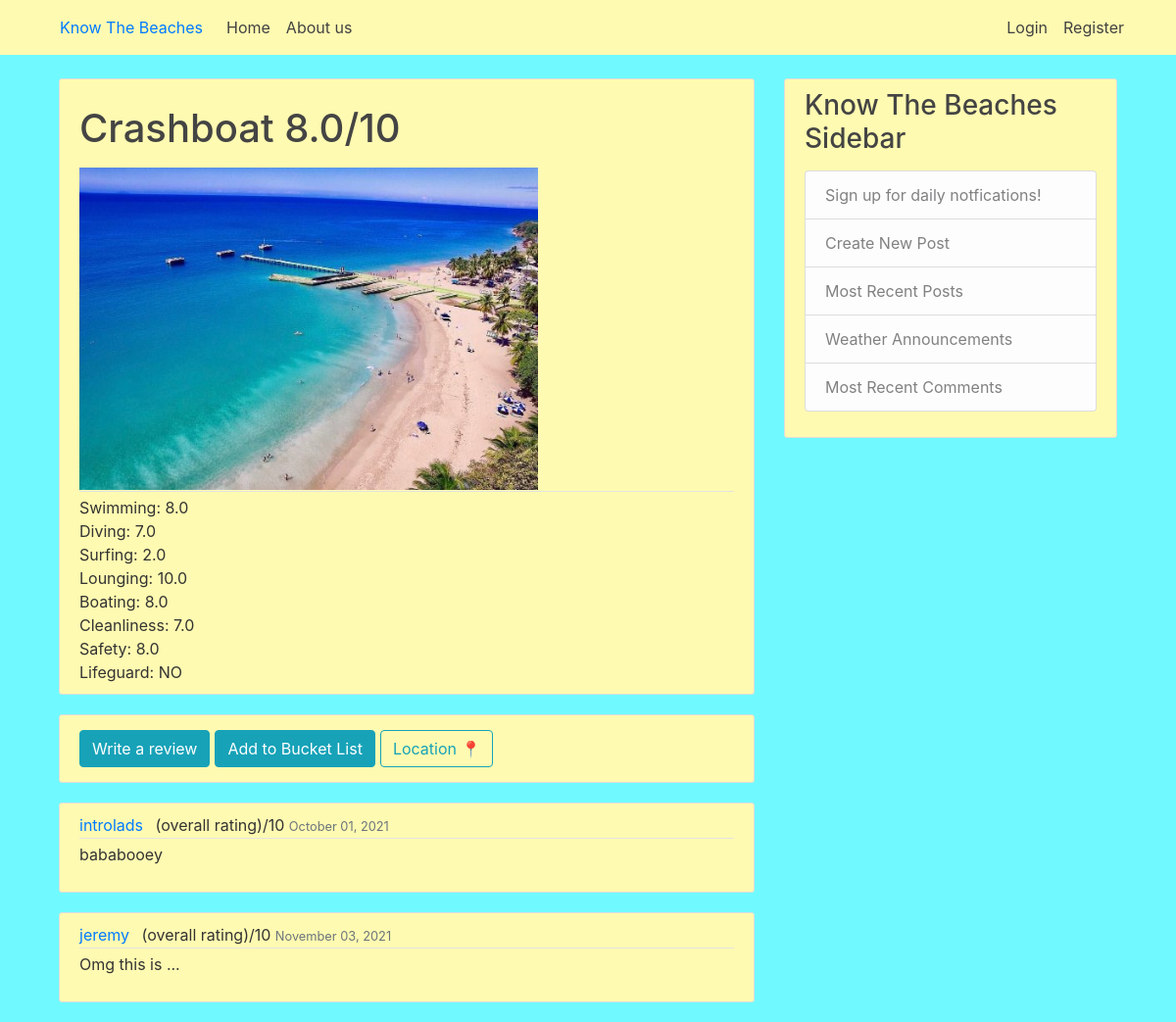
Page /beach/crashboat/ on the committed database.
### beach/models.py (models this page shows, shortened)
class Beach(models.Model):
    name = models.CharField(max_length = 60)
    img = models.ImageField(upload_to='beach_pic', null = True)
    region = models.CharField(max_length = 2, choices=CHOICE_REGIONS) # N, NE, E, SE, S, SW, W, NW
    overallRating = models.DecimalField(max_digits=3, decimal_places=1, null = True)
    swimRating = models.DecimalField(max_digits=3, decimal_places=1, null = True)
    diveRating = models.DecimalField(max_digits=3, decimal_places=1, null = True)
    surfRating = models.DecimalField(max_digits=3, decimal_places=1, null = True)
    loungeRating = models.DecimalField(max_digits=3, decimal_places=1, null = True)
    boatRating = models.DecimalField(max_digits=3, decimal_places=1, null = True)
    isCleanRating = models.DecimalField(max_digits=3, decimal_places=1, null = True)
    safetyRating = models.DecimalField(max_digits=3, decimal_places=1, null = True)
    lifeguardRating = models.CharField(max_length = 3, choices=CHOICE_AVAILABLE, default= 'No')
    def __str__(self):
        return self.name

class Comment(models.Model):
        content = models.TextField()
        date_posted = models.DateTimeField(default = timezone.now)
        author = models.ForeignKey(User, on_delete = models.CASCADE)
        beach = models.ForeignKey(Beach, on_delete = models.CASCADE, null= True)

### beach/views.py (the view)
# urls.py: path('', views.display),
def display(request, beachName='Jobos'):
    beach = Beach.objects.filter(name=beachName).first
    if request.method == 'POST':
        form = RatingForm(request.POST)
        if form.is_valid():
            form.save()
            messages.success(request, f'Your account has been created! You are now able to log in!')
            return HttpResponse("""<html><script>window.location.replace('/beach/""" + beachName + """/');</script></html>""")
    else: #get request
        form = RatingForm(initial = {'beach' : beach, 'author':  request.user})
        form.fields['beach'].widget = forms.HiddenInput()
        form.fields['author'].widget = forms.HiddenInput()
        context = {
            'comments': Comment.objects.filter(beach__name=beachName)[:commentAmount], #front-end needs button that modifies the commentAmount variable
            'beach': beach,
            'form': form,
            'request' : request
        }
        return render(request, 'beach/display.html', context)

### templates/beach/display.html (shortened to what this page needs)
{% extends "base.html" %}
{% load crispy_forms_tags %}
{% block content %}
<article class="media content-section">
  <div class="media-body">
    <div class="article-metadata">
      <p><h1>{{ beach | title}} {{beach.overallRating}}/10</h1></p>
      <img src="{{beach.img.url}}" alt="image not found" width="70%">
    </div>
      <div><a> Swimming: {{ beach.swimRating}}</a></div>
      <div><a> Diving: {{ beach.diveRating}}</a></div>
      <div><a> Surfing: {{ beach.surfRating}}</a></div>
      <div><a> Lounging: {{ beach.loungeRating}}</a></div>
      <div><a> Boating: {{ beach.boatRating}}</a></div>
      <div><a> Cleanliness: {{ beach.isCleanRating}}</a></div>
      <div><a> Safety: {{ beach.safetyRating}}</a></div>
      <div><a> Lifeguard: {{ beach.lifeguardRating}}</a></div>
  </div>
</article>
<article class="media content-section">
  <div class="media-body">
    <a data-toggle = "modal" data-target = "#reviewModal">
      <form action="{% url 'beach' beach.name %}review" class = "form-inline" role = "form">
      <div class = "form-group">
        <button class="btn btn-info " type="button" id="MenuButton1">
          Write a review
        </button>
        <a action="/writeReview">
          <button style="margin: 5px;" class="btn btn-info " type="button" id="MenuButton2">
            Add to Bucket List
          </button>
        </a>
        <button class="btn btn-outline-info" type="button" id="MenuButton3">
          Location 📍
        </button>
      </div>
      </form>
    </a>
  </div>
</article>
    {% for comment in comments %}
    <article class="media content-section">
        <div class="media-body">
          <div class="article-metadata">
            <a class="mr-2" href="{% url 'profile' comment.author %}">{{ comment.author }}</a>
            <a>(overall rating)/10</a>
            <small class="text-muted">{{ comment.date_posted|date:"F d, Y" }}</small>
          </div>
          <p class="article-content">{{ comment.content }}</p>
        </div>
      </article>
    {% endfor %}
{% endblock content %}

### beach/static/beach/main.css (style rules this page uses)
body { background: #70faff; color: #333333; margin-top: 5rem; }
h1, h2, h3, h4, h5, h6 { color: #444444; }
.content-section { background: #fffab1; padding: 10px 20px; border: 1px solid #dddddd; border-radius: 3px; margin-bottom: 20px; }
.article-content { white-space: pre-line; }
.article-metadata { padding-bottom: 1px; margin-bottom: 4px; border-bottom: 1px solid #e3e3e3 }

### rows in the picture
Beach: name "Crashboat", overallRating "8.0", img (picture), swimRating "8.0", diveRating "7.0", surfRating "2.0", loungeRating "10.0", boatRating "8.0", isCleanRating "7.0", safetyRating "8.0", lifeguardRating "NO"
Comment: author "introlads", date_posted "October 01, 2021", content "bababooey"
Comment: author "jeremy", date_posted "November 03, 2021", content "Omg this is ..."
